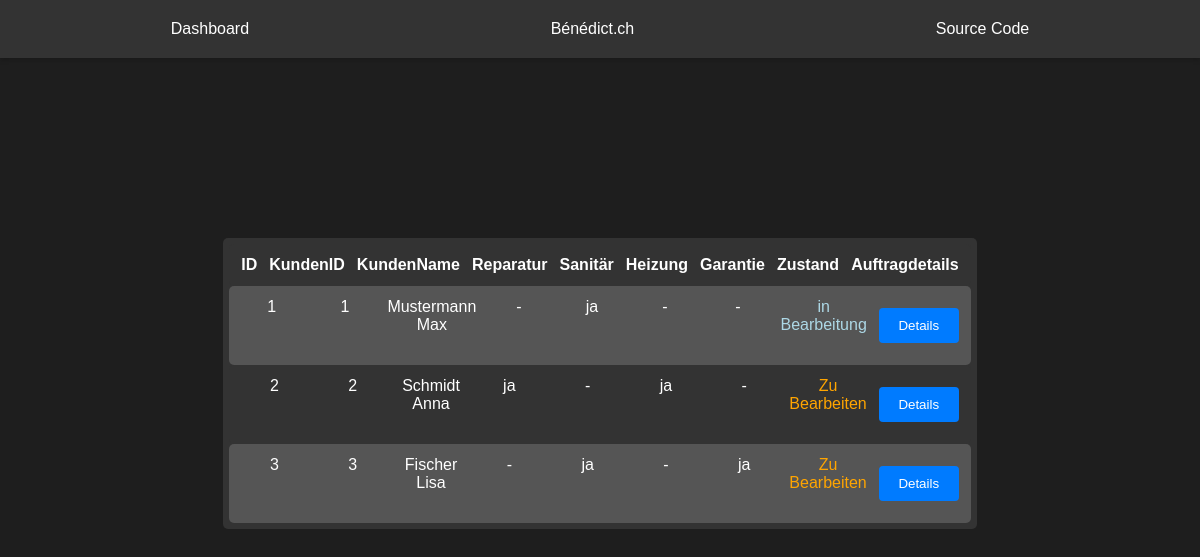
The app's page /auftraege.php (signed in), older data.
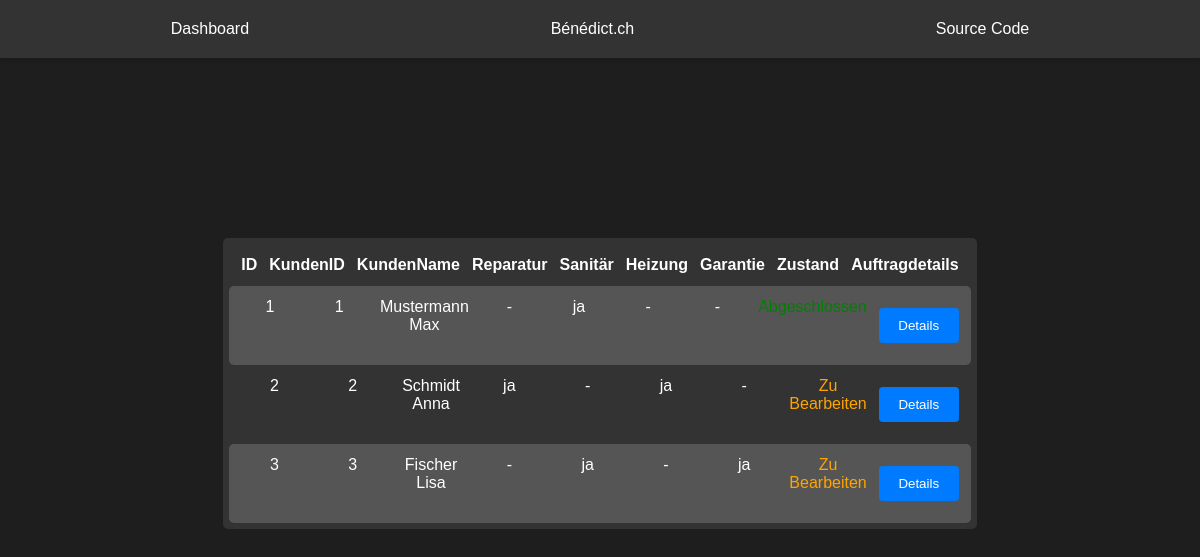
The same page, newer data.
### tables this page shows
CREATE TABLE Orders (
            orderID INTEGER PRIMARY KEY AUTOINCREMENT,
            kundenID INTEGER NOT NULL, /* Problem: need to manually type ID because AUTOINCREMENT cant be used rn. */
            kundenName TEXT NOT NULL,
            objAdresse TEXT NOT NULL,
            objOrt TEXT NOT NULL,
            objPLZ INTEGER NOT NULL,
            rechID INTEGER NOT NULL,
            orderDate TEXT NOT NULL,
            reparatur BOOLEAN DEFAULT 0,
            sanitaer BOOLEAN DEFAULT 0,
            heizung BOOLEAN DEFAULT 0,
            garantie BOOLEAN DEFAULT 0,
            bemerkung TEXT,
            terminwunsch TEXT,
            zustand TEXT CHECK(zustand IN ('COMPLETED', 'INPROGRESS', 'TODO')),
            arbeiterID INTEGER,
            completed BOOLEAN DEFAULT 0,
            completedDate TEXT NOT NULL,
            verrechnet BOOLEAN DEFAULT 0,
            rapport TEXT,
            FOREIGN KEY (kundenID) REFERENCES Kunden(id),
            FOREIGN KEY (rechID) REFERENCES Rechnung(id),
            FOREIGN KEY (arbeiterID) REFERENCES Users(id)
        );

### auftraege.php (the view, shortened to what this page needs)
<?php
include 'header.php';
?>
<!DOCTYPE html>
<html lang="en">
    <head>
        <link rel="stylesheet" href="style/style.css">
    </head>
    <body>
        <div class="orders-container">
            <div class="orders-header">
                <div>ID</div>
                <div>KundenID</div>
                <div>KundenName</div>
                <div>Reparatur</div>
                <div>Sanitär</div>
                <div>Heizung</div>
                <div>Garantie</div>
                <div>Zustand</div>
                <div>Auftragdetails</div>
            </div>
        <?php
    require 'db/conn.php';
    $query = "SELECT * FROM Orders";
    $stmt = $pdo->prepare($query);
    $stmt->execute();
        while ($row = $stmt->fetch(PDO::FETCH_ASSOC)) {
            $orderID = $row["orderID"];
            $kundenID = $row["kundenID"];
            $kundenName = $row["kundenName"];
            $reparatur = "-";
            $sanitaer = "-";
            $heizung = "-";
            $garantie = "-";
            if ($row["reparatur"] == '1') {
                $reparatur = "ja";
            }
            if ($row["sanitaer"] == '1') {
                $sanitaer = "ja";
            }
            if ($row["heizung"] == '1') {
                $heizung = "ja";
            }
            if ($row["garantie"] == '1') {
                $garantie = "ja";
            }
            if($row["zustand"] == "INPROGRESS"){$color = "lightblue"; $zustand = "in Bearbeitung";}
                else if($row["zustand"] == "TODO"){$color = "orange"; $zustand = "Zu Bearbeiten";}
                else if($row["zustand"] == "COMPLETED"){$color = "green"; $zustand = "Abgeschlossen";}
                echo '<div class="order-row">
                <div>'.$orderID.'</div>
                <div>'.$kundenID.'</div>
                <div>'.$kundenName.'</div>
                <div>'.$reparatur.'</div>
                <div>'.$sanitaer.'</div>
                <div>'.$heizung.'</div>
                <div>'.$garantie.'</div>
                <div style="color: '.$color.';">'.$zustand.'</div>
                <div><button class="detail-btn" data-id="'.$orderID.'">Details</button></div>
            </div>';
        }
?>
        </div>
    </body>
</html>

Row changes from the older to the newer data that the page shows:
changed orders "Mustermann Max": zustand "in Bearbeitung" → (not shown)
